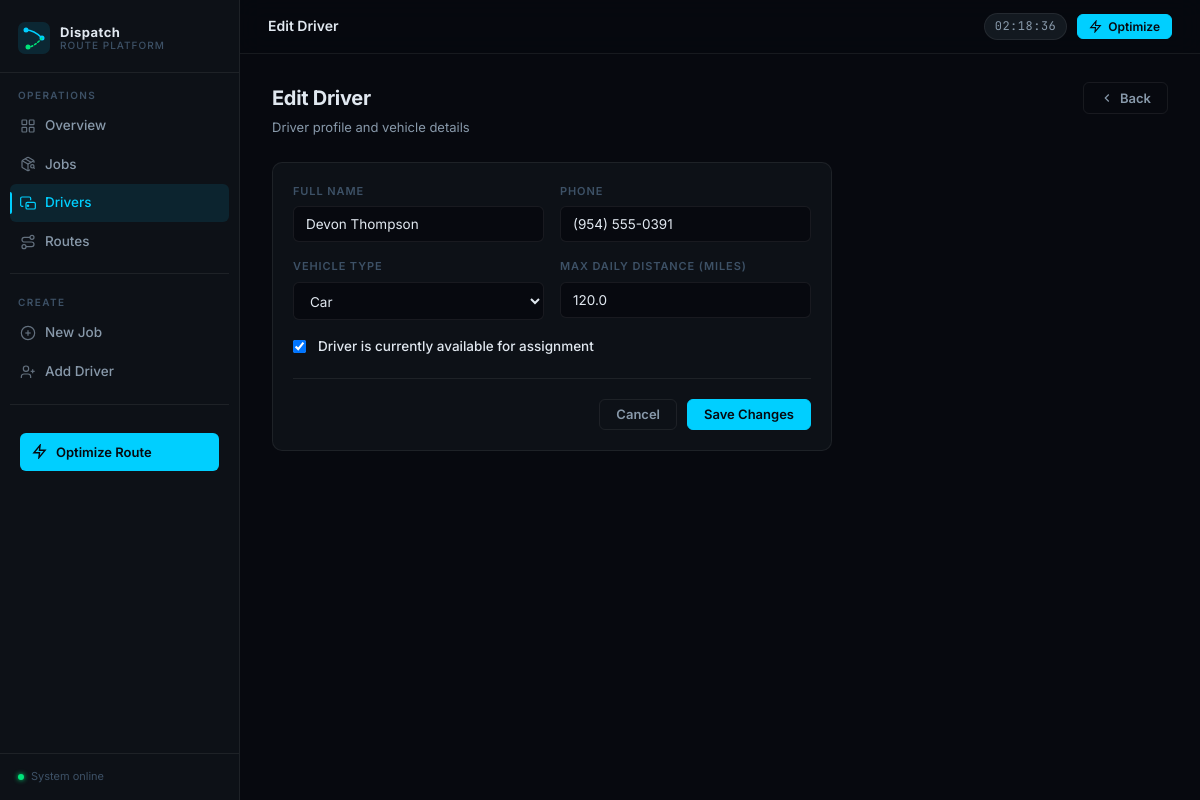
Page /drivers/21/edit/ on the committed database.
### optimizer/models.py (models this page shows, shortened)
class Driver(models.Model):
    VEHICLE_CHOICES = [
        ('van', 'Van'),
        ('truck', 'Truck'),
        ('car', 'Car'),
        ('motorcycle', 'Motorcycle'),
        ('bike', 'Bike'),
    ]
    name = models.CharField(max_length=100)
    phone = models.CharField(max_length=20, blank=True)
    vehicle_type = models.CharField(max_length=20, choices=VEHICLE_CHOICES, default='van')
    max_daily_distance = models.FloatField(default=200.0)  # miles
    is_available = models.BooleanField(default=True)
    created_at = models.DateTimeField(auto_now_add=True)
    class Meta:
        ordering = ['name']

### optimizer/views.py (the view)
# urls.py: path('drivers/<int:pk>/edit/', views.driver_edit, name='driver_edit'),
def driver_edit(request, pk):
    driver = get_object_or_404(Driver, pk=pk)
    form = DriverForm(request.POST or None, instance=driver)
    if request.method == 'POST' and form.is_valid():
        form.save()
        messages.success(request, "Driver updated.")
        return redirect('driver_list')
    return render(request, 'optimizer/driver_form.html', {'form': form, 'title': 'Edit Driver', 'driver': driver})

### optimizer/forms.py
class DriverForm(forms.ModelForm):
    class Meta:
        model = Driver
        fields = ['name', 'phone', 'vehicle_type', 'max_daily_distance', 'is_available']
        widgets = {
            'name': forms.TextInput(attrs={'placeholder': 'Full name'}),
            'phone': forms.TextInput(attrs={'placeholder': '(555) 000-0000'}),
            'max_daily_distance': forms.NumberInput(attrs={'step': '0.1', 'min': '0'}),
        }

### optimizer/templates/optimizer/driver_form.html (shortened to what this page needs)
{% extends 'optimizer/base.html' %}
{% block page_title %}{{ title }}{% endblock %}
{% block content %}
<div class="page-header">
  <div>
    <h1>{{ title }}</h1>
    <div class="sub">Driver profile and vehicle details</div>
  </div>
  <a href="{% url 'driver_list' %}" class="btn btn-ghost">
    <svg xmlns="http://www.w3.org/2000/svg" viewBox="0 0 24 24" fill="none" stroke="currentColor"><polyline points="15 18 9 12 15 6"/></svg>
    Back
  </a>
</div>
<div style="max-width:560px;">
  <div class="card">
    <form method="post">
      <div class="form-grid">
        <div class="form-group">
          <label for="{{ form.name.id_for_label }}">Full Name</label>
          {{ form.name }}
        </div>
        <div class="form-group">
          <label for="{{ form.phone.id_for_label }}">Phone</label>
          {{ form.phone }}
        </div>
        <div class="form-group">
          <label for="{{ form.vehicle_type.id_for_label }}">Vehicle Type</label>
          {{ form.vehicle_type }}
        </div>
        <div class="form-group">
          <label for="{{ form.max_daily_distance.id_for_label }}">Max Daily Distance (miles)</label>
          {{ form.max_daily_distance }}
        </div>
        <div class="form-group full" style="flex-direction:row;align-items:center;gap:12px;">
          {{ form.is_available }}
          <label for="{{ form.is_available.id_for_label }}" style="text-transform:none;letter-spacing:0;font-size:13.5px;font-weight:500;color:var(--text);">
            Driver is currently available for assignment
          </label>
        </div>
      </div>
      <hr class="divider">
      <div style="display:flex;gap:10px;justify-content:flex-end;">
        <a href="{% url 'driver_list' %}" class="btn btn-ghost">Cancel</a>
        <button type="submit" class="btn btn-primary">
          {% if driver %}Save Changes{% else %}Add Driver{% endif %}
        </button>
      </div>
    </form>
  </div>
</div>
{% endblock %}

### optimizer/static/optimizer/css/style.css (style rules this page uses)
:root { --bg: #07090f; --bg-surface: #0d1117; --bg-elevated: #131920; --bg-hover: #1a2232; --border: rgba(255,255,255,0.07); --border-focus: rgba(0,207,255,0.45); --cyan: #00cfff; --cyan-soft: rgba(0,207,255,0.10); --cyan-mid: rgba(0,207,255,0.20); --green: #00e57a; --green-soft: rgba(0,229,122,0.10); --orange: #f5a623; --orange-soft: rgba(245,166,35,0.12); --red: #f5365c; --red-soft: rgba(245,54,92,0.10); --text: #e1e8f0; --text-2: #8899aa; --text-3: #3d5166; --font: 'Inter', system-ui, sans-serif; --mono: 'JetBrains Mono', monospace; --sidebar-w: 240px; --radius-sm: 6px; --radius: 10px; --radius-lg: 14px; --shadow: 0 4px 24px rgba(0,0,0,0.5); }
*, *::before, *::after { box-sizing: border-box; margin: 0; padding: 0; }
html { scroll-behavior: smooth; }
body { font-family: var(--font); background: var(--bg); color: var(--text); min-height: 100vh; display: flex; font-size: 14px; line-height: 1.6; -webkit-font-smoothing: antialiased; }
.page-header { display: flex; align-items: flex-start; justify-content: space-between; margin-bottom: 24px; }
.page-header h1 { font-size: 20px; font-weight: 700; letter-spacing: -0.3px; color: var(--text); }
.page-header .sub { font-size: 13px; color: var(--text-2); margin-top: 3px; font-weight: 400; }
.card { background: var(--bg-surface); border: 1px solid var(--border); border-radius: var(--radius); padding: 20px; }
.btn { display: inline-flex; align-items: center; gap: 6px; padding: 8px 16px; border-radius: var(--radius-sm); font-size: 13px; font-weight: 600; font-family: var(--font); cursor: pointer; border: 1px solid transparent; text-decoration: none; transition: all 0.15s; white-space: nowrap; line-height: 1; }
.btn svg { width: 14px; height: 14px; stroke-width: 2; flex-shrink: 0; }
.btn-primary { background: var(--cyan); color: #07090f; border-color: var(--cyan); }
.btn-ghost { background: transparent; color: var(--text-2); border-color: var(--border); }
.form-grid { display: grid; grid-template-columns: 1fr 1fr; gap: 16px; }
.form-group { display: flex; flex-direction: column; gap: 6px; }
.form-group.full { grid-column: 1 / -1; }
label { font-size: 11px; font-weight: 600; text-transform: uppercase; letter-spacing: 0.9px; color: var(--text-3); }
input[type="text"], input[type="number"], input[type="time"], input[type="email"], select, textarea { background: var(--bg); border: 1px solid var(--border); border-radius: var(--radius-sm); padding: 9px 12px; font-size: 13.5px; font-family: var(--font); color: var(--text); outline: none; transition: border-color 0.15s, box-shadow 0.15s; width: 100%; }
input::placeholder, textarea::placeholder { color: var(--text-3); }
select option { background: var(--bg-surface); color: var(--text); }
.divider { border: none; border-top: 1px solid var(--border); margin: 20px 0; }

### rows in the picture
Driver: name "Devon Thompson", phone "(954) 555-0391", vehicle_type "Car", max_daily_distance "120.0", is_available "☑"

### other values in the picture
{{ title }} "Edit Driver"
